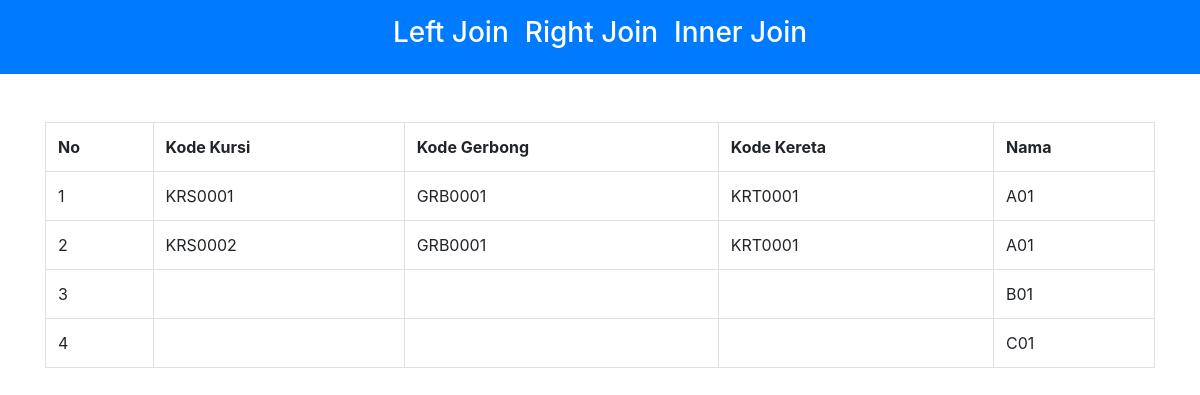
/index.php/control/right, run on the app's committed database.
### tables this page shows
CREATE TABLE `kursi` (
  `id_kursi` int(11) NOT NULL,
  `kd_kursi` varchar(50) NOT NULL,
  `kd_gerbong` varchar(50) NOT NULL,
  `kd_kereta` varchar(50) NOT NULL
);

CREATE TABLE `gerbong` (
  `id_gerbong` int(11) NOT NULL,
  `kd_gerbong` varchar(50) NOT NULL,
  `kd_kereta` varchar(50) NOT NULL,
  `nama` varchar(50) NOT NULL
);

### application/controllers/control.php (called while the page is built, shortened)
<?php
class Control extends CI_Controller {
	public function right()
	{
		$data['kursi'] = $this->model->right();
		$this->load->view('right',$data);
	}
}

### index.php (called while the page is built, shortened)
<?php
require_once BASEPATH.'core/CodeIgniter.php';

### application/models/model.php (called while the page is built, shortened)
<?php
class Model extends CI_Model {
        public function right(){
    $this->db->select('kursi.kd_kursi,kursi.kd_gerbong,kursi.kd_kereta,gerbong.nama');
    $this->db->from('kursi');
    $this->db->join('gerbong', 'kursi.kd_gerbong = gerbong.kd_gerbong','right');
    $query = $this->db->get();
        if ($query->num_rows() >0){
            foreach ($query->result() as $data) {
                $right[] = $data;
            }
        return $right;
        }
}
}

### application/views/right.php (the view, shortened to what this page needs)
<!DOCTYPE html>
<html lang="id">
  <head>
          <link rel="stylesheet" href="https://stackpath.bootstrapcdn.com/bootstrap/4.3.1/css/bootstrap.min.css">
  </head>
  <body>
    <nav class="navbar navbar-expand-lg navbar-dark bg-primary sticky-top">
      <div class="collapse navbar-collapse" id="navbarSupportedContent">
        <ul class="navbar-nav mx-auto">
          <li class="nav-item active">
            <a class="nav-link text-white" href="<?php echo site_url();?>/control/index">
                <h3>Left Join</h3>
            </a>
          </li>
          <li class="nav-item">
            <a class="nav-link text-white" href="<?php echo site_url();?>/control/right">
                <h3>Right Join</h3>
            </a>
          </li>
          <li class="nav-item">
            <a class="nav-link text-white" href="<?php echo site_url();?>/control/inner">
                <h3>Inner Join</h3>
            </a>
          </li>
        </ul>
      </div>
    </nav>
    <div class="container">
      <div class="row">
        <div class="col-12 mt-5">
          <table class="table table-bordered">
            <tr>
                <th>No</th>
                <th>Kode Kursi</th>
                <th>Kode Gerbong</th>
                <th>Kode Kereta</th>
                <th>Nama</th>
            </tr>
            <tr>
              <?php
                $a = 1;
                foreach ($kursi as $data) :
            ?>
            <tr>
                <td><?php echo $a++; ?></td>
                <td><?php echo $data->kd_kursi; ?></td>
                <td><?php echo $data->kd_gerbong; ?></td>
                <td><?php echo $data->kd_kereta; ?></td>
                <td><?php echo $data->nama;?></span></td>
            </tr>
            <?php
                endforeach;
            ?>
            </tr>
          </table>
        </div>
      </div>
    </div>
  </body>
</html>

### data on the page
kursi: kd_kursi "KRS0001", kd_gerbong "GRB0001", kd_kereta "KRT0001", gerbong.nama "A01"
kursi: kd_kursi "KRS0002", kd_gerbong "GRB0001", kd_kereta "KRT0001", gerbong.nama "A01"
gerbong: nama "B01"
gerbong: nama "C01"
